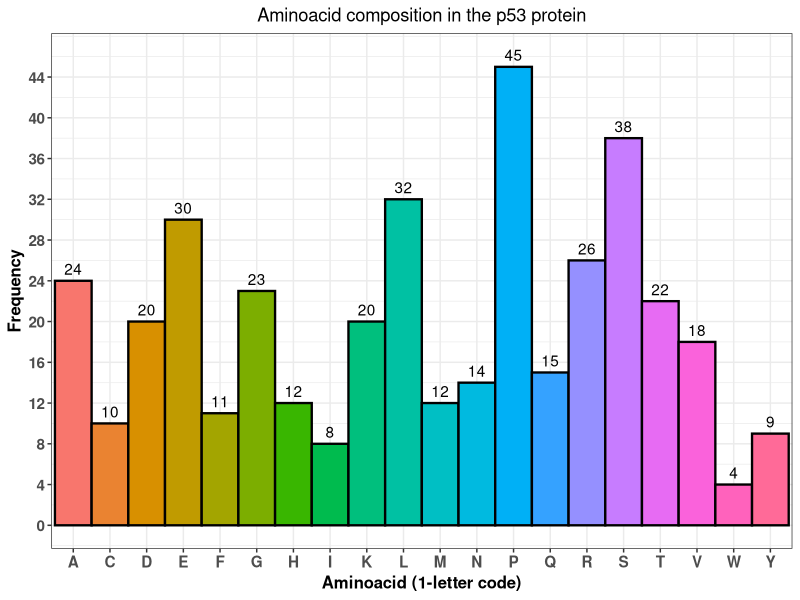

Write R code to recreate this figure.

#----Aminoacid composition of a single sequence: p53----


#Sequence of the protein that we want to analyze. As an example 
#we choose p53 protein

p53 <- "MEEPQSDPSVEPPLSQETFSDLWKLLPENNVLSPLPSQAMDDLMLSPDDIEQWFTEDPGPDEAPRMPEAAPPVAPAPAAPTPAAPAPAPSWPLSSSVPSQKTYQGSYGFRLGFLHSGTAKSVTCTYSPALNKMFCQLAKTCPVQLWVDSTPPPGTRVRAMAIYKQSQHMTEVVRRCPHHERCSDSDGLAPPQHLIRVEGNLRVEYLDDRNTFRHSVVVPYEPPEVGSDCTTIHYNYMCNSSCMGGMNRRPILTIITLEDSSGNLLGRNSFEVRVCACPGRDRRTEEENLRKKGEPHHELPPGSTKRALPNNTSSSPQPKKKPLDGEYFTLQIRGRERFEMFRELNEALELKDAQAGKEPGGSRAHSSHLKSKKGQSTSRHKKLMFKTEGPDSD"

#Use the strsplit() function loaded in R base to split the every 
#aminoacid and save it in the same variable

p53 <- strsplit(p53, "")

#Use the table() function loaded in R base to determine the frequency 
#of the letters (aminoacid residues)

table(p53)

#Save the current output in a dataframe and change the columns name

df <- data.frame(table(p53))
names(df)[1] = "aminoacid"

#Create a plot using the ggplot package. The code for the final
#output is below

library(ggplot2)

ggplot(df, aes(x = aminoacid, y = Freq, fill = aminoacid)) + 
  theme_bw() +
  ggtitle("Aminoacid composition in the p53 protein") +
  labs(x = "Aminoacid (1-letter code)",
       y = "Frequency") + 
  theme(legend.position = "none",
        plot.title = element_text(hjust = 0.5),
        axis.title = element_text(size = 12, face = "bold"),
        axis.text = element_text(size = 11, face = "bold")) +
  scale_y_continuous(limits = c(0, 46), breaks = seq(0, 46, by = 4)) +
  geom_bar(stat = "identity", color ="black", width = 1, size = 0.8) +
  geom_text(aes(label = Freq), vjust = -0.5, colour = "black") + 
  scale_x_discrete(limits = df$aminoacid)

